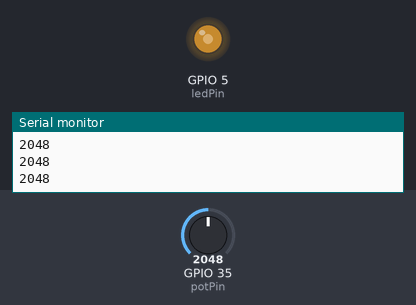
Simulated run of this sketch. Board: ESP32. Shown: output pins drawn as LEDs (lit = HIGH), the last lines printed to the serial monitor. The test bench sets the inputs (shaded band); at power-on: GPIO 35 (potPin) = 2048.

Above: at 1.2 s.
1.3 s: GPIO 35 (potPin) set to 2866
At 2.0 s:
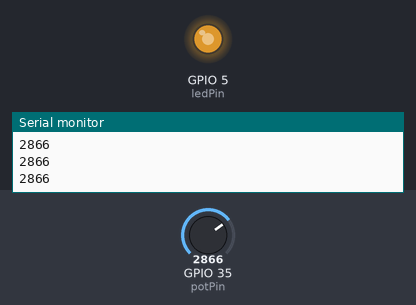
2.8 s: GPIO 35 (potPin) set to 3603
At 3.3 s:
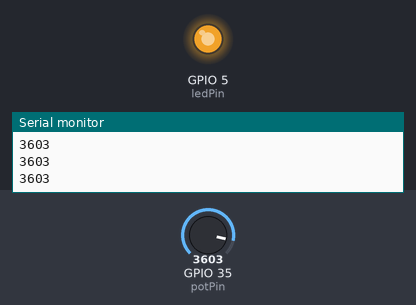
4.3 s: GPIO 35 (potPin) set to 491
At 5.5 s:
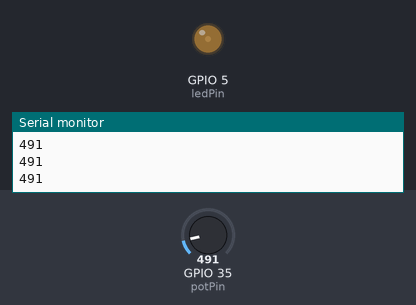
5.8 s: GPIO 35 (potPin) set to 0
At 6.8 s:
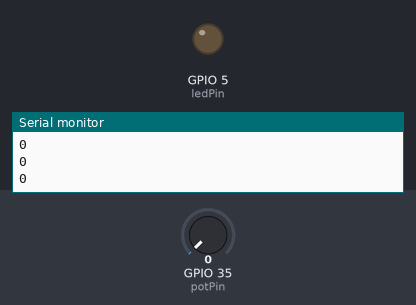
Timing chart, 0 to 8.3 s (numbered marks = the images above; inputs shaded):
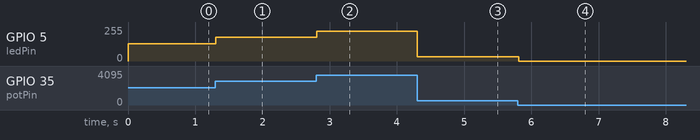

Measured:
- after the input at 1.3 s, GPIO 5 (ledPin): 128/255 → 178/255 at once
- after the input at 2.8 s, GPIO 5 (ledPin): 178/255 → 224/255 at once
- after the input at 4.3 s, GPIO 5 (ledPin): 224/255 → 31/255 at once
- after the input at 5.8 s, GPIO 5 (ledPin): 31/255 → 0/255 at once

The sketch:

05-potentiometer-led.ino
```cpp
// LED brightness controlled by a potentiometer

const int ledPin = 5;   // the number of the LED pin
const int potPin = 35;  // the number of the potentiometer pin (ADC1)

void setup() {
  Serial.begin(115200);
  // attach the LED pin to PWM: 5000 Hz, 12 bits (values from 0 to 4095)
  ledcAttach(ledPin, 5000, 12);
}

void loop() {
  // read the potentiometer once and store the value (0 to 4095)
  int potValue = analogRead(potPin);

  // print the value so we can check it in the Serial Monitor
  Serial.println(potValue);

  // use the same value as LED brightness (12-bit PWM matches the 12-bit ADC)
  ledcWrite(ledPin, potValue);

  delay(10);
}
```
